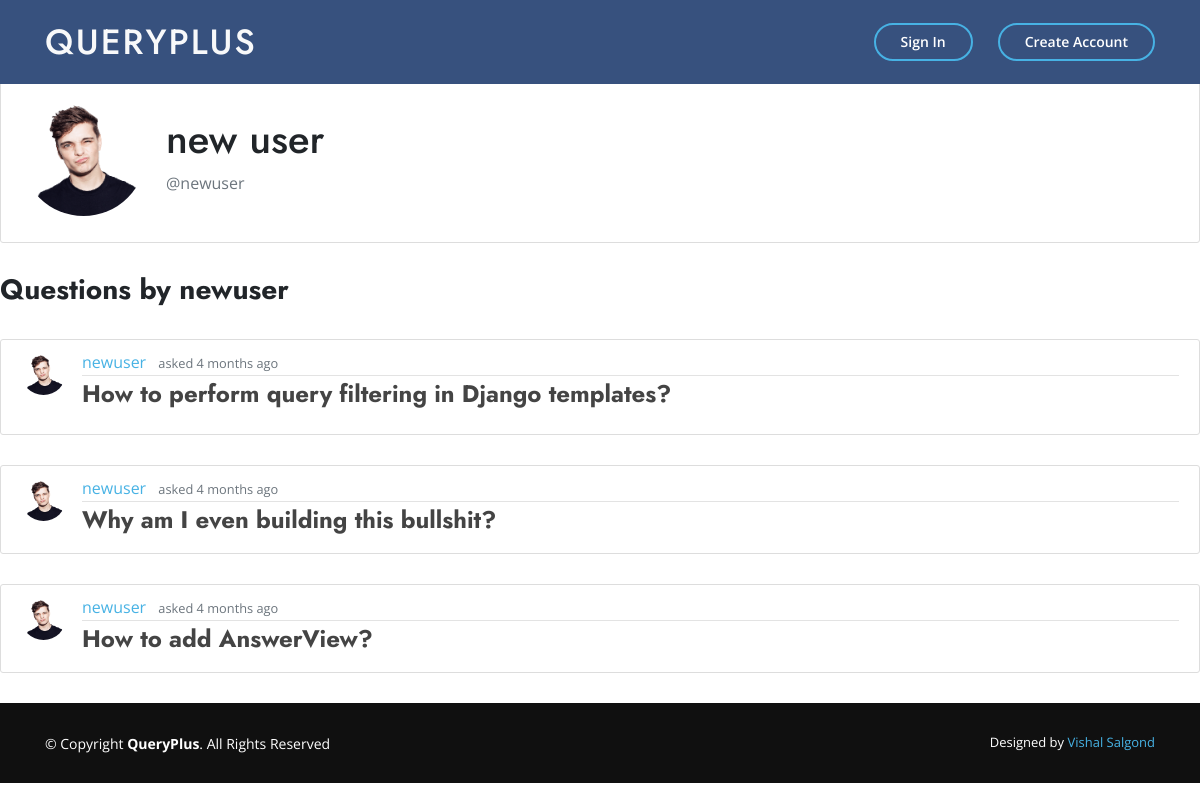
/user/newuser/, run on the app's committed database.
### main_app/models.py (models this page shows, shortened)
class Question(models.Model):
    question = RichTextField()
    date_posted = models.DateTimeField(auto_now_add=True)
    author = models.ForeignKey(User, on_delete=models.CASCADE)

class Profile(models.Model):
    user = models.OneToOneField(User, on_delete=models.CASCADE)
    image = models.ImageField(default='default.jpg',upload_to='profile_pics')

### main_app/views.py (the view)
# urls.py: path('user/<str:username>/', UserListView.as_view(), name='user-profile'),
class UserListView(ListView):
    model = Question
    template_name = 'main_app/user_profile.html'
    context_object_name = 'questions'
    paginate_by = 5
    def get_queryset(self, **kwargs):
        user = get_object_or_404(User, username=self.kwargs.get('username','first_name'))
        return Question.objects.filter(author=user).order_by('-date_posted')

### main_app/templates/main_app/user_profile.html
{% extends "main_app/base.html" %}
{% load crispy_forms_tags %}
{% block content %}
{% for question in questions|slice:":1" %}
    <div class="content-section">
    <div class="media">
        <img class="rounded-circle account-img" src="{{ question.author.profile.image.url }}">
        <div class="media-body">
          <br>
          <h2 class="account-heading">{{ question.author.first_name }} {{ question.author.last_name }}</h2>
          <p class="text-secondary">@{{ view.kwargs.username }} </p>
        </div>
    </div>
    </div>
    <h3> <b>Questions by {{ view.kwargs.username }}</b> </h3>
    <br>
{% endfor %}
{% for question in questions %}
    <article class="media content-section">
        <img class="rounded-circle article-img" src="{{ question.author.profile.image.url }}" alt="">
        <div class="media-body">
        <div class="article-metadata">
            <a class="mr-2" href="{% url 'user-profile' question.author.username %}">{{ question.author }}</a>
            <small class="text-muted">asked {{ question.date_posted|timesince }} ago</small>
        </div>
        <h4><a class="article-title" href="{% url 'question-detail' question.id %}"><b>{{ question.question|safe }}</b></a></h4>
        </div>
    </article>
{% endfor %}
{% endblock content %}

### main_app/static/main_app/main.css (style rules this page uses)
body { background: white; margin-top: 5rem; font-family: 'Open Sans', sans-serif; }
h1, h2, h3, h4, h5, h6 { font-family: "Jost", sans-serif; }
a { color: #47b2e4; }
.content-section { background: #ffffff; padding: 10px 20px; border: 1px solid #dddddd; border-radius: 3px; margin-bottom: 30px; }
.article-title { color: #444444; }
.article-img { height: 45px; width: 45px; margin-right: 16px; }
.article-metadata { padding-bottom: 1px; margin-bottom: 4px; border-bottom: 1px solid #e3e3e3 }
.account-img { height: 125px; width: 125px; margin-right: 20px; margin-bottom: 16px; }
.account-heading { font-size: 2.5rem; }

### data on the page
Question: author.profile.image (picture), author.first_name "new", author.last_name "user", kwargs.username "newuser", author "newuser", date_posted "4 months", question "How to perform query filtering in Django templates?"
Question: author.profile.image (picture), author "newuser", date_posted "4 months", question "Why am I even building this bullshit?"
Question: author.profile.image (picture), author "newuser", date_posted "4 months", question "How to add AnswerView?"
